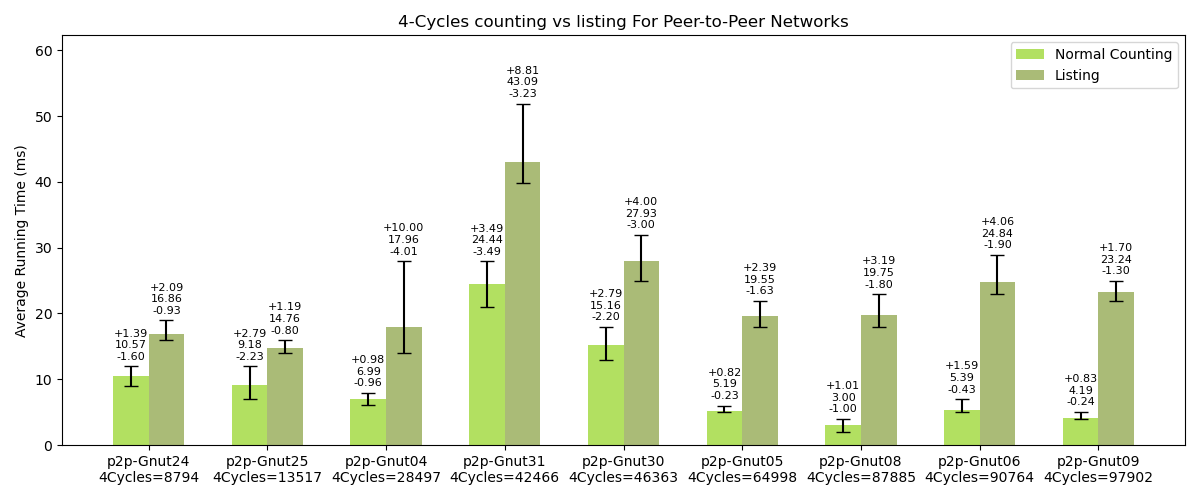

This chart was generated by the following Python code:
import os
import matplotlib.pyplot as plt

counting_times = [10.5747,9.17554,6.98508,24.4381,15.163,5.18806,2.99529,5.38807,4.18887]
listing_times = [16.8584,14.7643,17.9552,43.0851,27.9288,19.5476,19.747,24.8366,23.2392]
counting_min = [8.9751,6.9435,6.0223,20.9458,12.9645,4.9538,1.9946,4.9549,3.9536]
counting_max = [11.9684,11.9696,7.9603,27.9285,17.9518,6.0094,4.0098,6.9767,5.0219]
listing_min = [15.9303,13.962,13.9491,39.8597,24.9313,17.9177,17.9517,22.9359,21.9416]
listing_max = [18.9481,15.9582,27.9532,51.8963,31.9254,21.9409,22.9386,28.8919,24.9362]

inputs = [f'p2p-Gnut24\n4Cycles={8794}',
          f'p2p-Gnut25\n4Cycles={13517}',
          f'p2p-Gnut04\n4Cycles={28497}',
          f'p2p-Gnut31\n4Cycles={42466}',
          f'p2p-Gnut30\n4Cycles={46363}',
          f'p2p-Gnut05\n4Cycles={64998}',
          f'p2p-Gnut08\n4Cycles={87885}',
          f'p2p-Gnut06\n4Cycles={90764}',
          f'p2p-Gnut09\n4Cycles={97902}']

bar_width = 0.30
index = range(len(inputs))

fig, ax = plt.subplots(figsize=(12, 5), dpi=100)

alg1_bars = ax.bar(index, counting_times, bar_width, color="#b2e061", label='Normal Counting')

for i, (v, vmin, vmax) in enumerate(zip(counting_times, counting_min, counting_max)):
    ax.errorbar(i, v, yerr=[[v - vmin], [vmax - v]], fmt='', color='black', markersize=5, capsize=5)

alg2_bars = ax.bar([i + bar_width for i in index], listing_times, bar_width, color="#11aa11", label='Listing')

for i, (v, vmin, vmax) in enumerate(zip(listing_times, listing_min, listing_max)):
    ax.errorbar(i + bar_width, v, yerr=[[v - vmin], [vmax - v]], fmt='', color='black', markersize=5, capsize=5)

ax.set_ylabel('Average Running Time (ms)')
ax.set_xticks([i + bar_width / 2 for i in index])
ax.set_xticklabels(inputs)
ax.legend()

for i, (v, vmin, vmax) in enumerate(zip(counting_times, counting_min, counting_max)):
    ax.text(i, vmax + 1, f'+{vmax-v:.2f}\n{v:.2f}\n-{v-vmin:.2f}', ha='center', fontsize=8)
for i, (v, vmin, vmax) in enumerate(zip(listing_times, listing_min, listing_max)):
    ax.text(i + bar_width, vmax + 1, f'+{vmax-v:.2f}\n{v:.2f}\n-{v-vmin:.2f}', ha='center', fontsize=8)

ax.set_ylim(top=max(counting_max + listing_max) * 1.2)

plt.title('4-Cycles counting vs listing For Peer-to-Peer Networks')
plt.tight_layout()

script_dir = os.path.dirname(os.path.abspath(__file__))
plt.savefig(os.path.join(script_dir, 'countingvslisting4cycles_p2p-Gnutella.png'))

plt.show()
